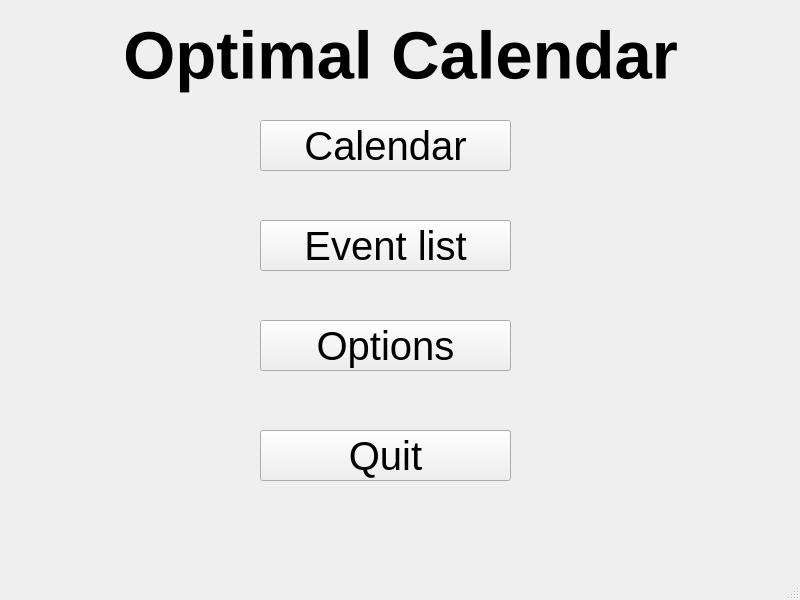
<?xml version="1.0" encoding="UTF-8"?>
<ui version="4.0">
 <class>MainWindow</class>
 <widget class="QMainWindow" name="MainWindow">
  <property name="geometry">
   <rect>
    <x>0</x>
    <y>0</y>
    <width>800</width>
    <height>600</height>
   </rect>
  </property>
  <property name="windowTitle">
   <string>MainWindow</string>
  </property>
  <widget class="QWidget" name="centralwidget">
   <widget class="QLabel" name="label">
    <property name="geometry">
     <rect>
      <x>30</x>
      <y>0</y>
      <width>741</width>
      <height>111</height>
     </rect>
    </property>
    <property name="font">
     <font>
      <pointsize>50</pointsize>
      <bold>true</bold>
     </font>
    </property>
    <property name="text">
     <string>Optimal Calendar</string>
    </property>
    <property name="alignment">
     <set>Qt::AlignCenter</set>
    </property>
   </widget>
   <widget class="QPushButton" name="calendar_button">
    <property name="geometry">
     <rect>
      <x>260</x>
      <y>120</y>
      <width>251</width>
      <height>51</height>
     </rect>
    </property>
    <property name="font">
     <font>
      <pointsize>30</pointsize>
     </font>
    </property>
    <property name="text">
     <string>Calendar</string>
    </property>
   </widget>
   <widget class="QPushButton" name="options_button">
    <property name="geometry">
     <rect>
      <x>260</x>
      <y>320</y>
      <width>251</width>
      <height>51</height>
     </rect>
    </property>
    <property name="font">
     <font>
      <pointsize>30</pointsize>
     </font>
    </property>
    <property name="text">
     <string>Options</string>
    </property>
   </widget>
   <widget class="QPushButton" name="quit_button">
    <property name="geometry">
     <rect>
      <x>260</x>
      <y>430</y>
      <width>251</width>
      <height>51</height>
     </rect>
    </property>
    <property name="font">
     <font>
      <pointsize>30</pointsize>
     </font>
    </property>
    <property name="text">
     <string>Quit</string>
    </property>
   </widget>
   <widget class="QPushButton" name="event_list_button">
    <property name="geometry">
     <rect>
      <x>260</x>
      <y>220</y>
      <width>251</width>
      <height>51</height>
     </rect>
    </property>
    <property name="font">
     <font>
      <pointsize>30</pointsize>
     </font>
    </property>
    <property name="text">
     <string>Event list</string>
    </property>
   </widget>
  </widget>
  <widget class="QMenuBar" name="menubar">
   <property name="geometry">
    <rect>
     <x>0</x>
     <y>0</y>
     <width>800</width>
     <height>21</height>
    </rect>
   </property>
  </widget>
  <widget class="QStatusBar" name="statusbar"/>
 </widget>
 <resources/>
 <connections/>
</ui>
